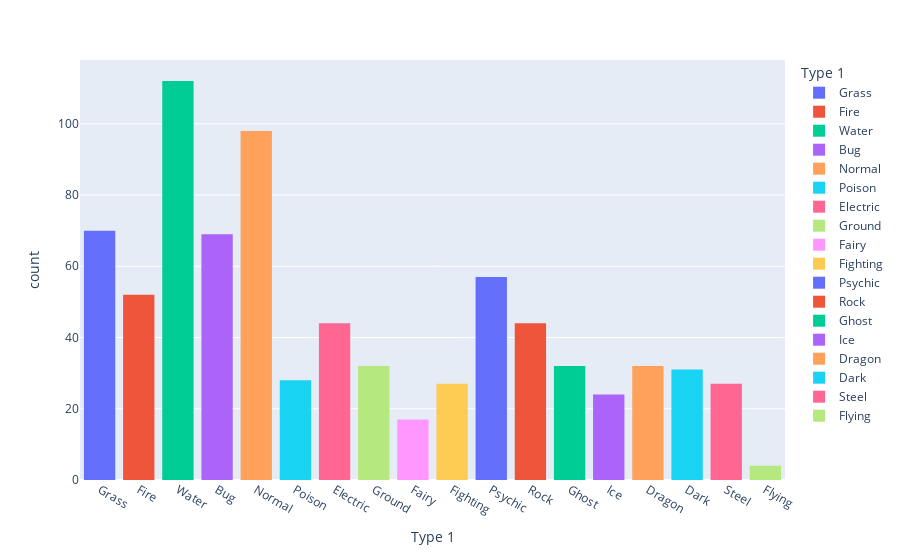

Source (notebook cell):
### Code cell
import plotly.express as px
fig = px.histogram(data, x="Type 1", color='Type 1', nbins=10)
fig.show()

### Figure 1 — Plotly figure (JSON) as saved in the notebook; plotly's stock layout.template omitted (floating-point values rounded to 4 significant figures)
{"data": [{"alignmentgroup": "True", "bingroup": "x", "hovertemplate": "Type 1=%{x}<br>count=%{y}<extra></extra>", "legendgroup": "Grass", "marker": {"color": "#636efa"}, "name": "Grass", "nbinsx": 10, "offsetgroup": "Grass", "orientation": "v", "showlegend": true, "type": "histogram", "x": ["Grass", "Grass", "Grass", "Grass", "Grass", "Grass", "Grass", "Grass", "Grass", "Grass", "Grass", "Grass", "Grass", "Grass", "Grass", "Grass", "Grass", "Grass", "Grass", "Grass", "Grass", "Grass", "Grass", "Grass", "Grass", "Grass", "Grass", "Grass", "Grass", "Grass", "Grass", "Grass", "Grass", "Grass", "Grass", "Grass", "Grass", "Grass", "Grass", "Grass", "Grass", "Grass", "Grass", "Grass", "Grass", "Grass", "Grass", "Grass", "Grass", "Grass", "Grass", "Grass", "Grass", "Grass", "Grass", "Grass", "Grass", "Grass", "Grass", "Grass", "Grass", "Grass", "Grass", "Grass", "Grass", "Grass", "Grass", "Grass", "Grass", "Grass"], "xaxis": "x", "yaxis": "y"}, {"alignmentgroup": "True", "bingroup": "x", "hovertemplate": "Type 1=%{x}<br>count=%{y}<extra></extra>", "legendgroup": "Fire", "marker": {"color": "#EF553B"}, "name": "Fire", "nbinsx": 10, "offsetgroup": "Fire", "orientation": "v", "showlegend": true, "type": "histogram", "x": ["Fire", "Fire", "Fire", "Fire", "Fire", "Fire", "Fire", "Fire", "Fire", "Fire", "Fire", "Fire", "Fire", "Fire", "Fire", "Fire", "Fire", "Fire", "Fire", "Fire", "Fire", "Fire", "Fire", "Fire", "Fire", "Fire", "Fire", "Fire", "Fire", "Fire", "Fire", "Fire", "Fire", "Fire", "Fire", "Fire", "Fire", "Fire", "Fire", "Fire", "Fire", "Fire", "Fire", "Fire", "Fire", "Fire", "Fire", "Fire", "Fire", "Fire", "Fire", "Fire"], "xaxis": "x", "yaxis": "y"}, {"alignmentgroup": "True", "bingroup": "x", "hovertemplate": "Type 1=%{x}<br>count=%{y}<extra></extra>", "legendgroup": "Water", "marker": {"color": "#00cc96"}, "name": "Water", "nbinsx": 10, "offsetgroup": "Water", "orientation": "v", "showlegend": true, "type": "histogram", "x": ["Water", "Water", "Water", "Water", "Water", "Water", "Water", "Water", "Water", "Water", "Water", "Water", "Water", "Water", "Water", "Water", "Water", "Water", "Water", "Water", "Water", "Water", "Water", "Water", "Water", "Water", "Water", "Water", "Water", "Water", "Water", "Water", "Water", "Water", "Water", "Water", "Water", "Water", "Water", "Water", "Water", "Water", "Water", "Water", "Water", "Water", "Water", "Water", "Water", "Water", "Water", "Water", "Water", "Water", "Water", "Water", "Water", "Water", "Water", "Water", "Water", "Water", "Water", "Water", "Water", "Water", "Water", "Water", "Water", "Water", "Water", "Water", "Water", "Water", "Water", "Water", "Water", "Water", "Water", "Water", "Water", "Water", "Water", "Water", "Water", "Water", "Water", "Water", "Water", "Water", "Water", "Water", "Water", "Water", "Water", "Water", "Water", "Water", "Water", "Water", "Water", "Water", "Water", "Water", "Water", "Water", "Water", "Water", "Water", "Water", "Water", "Water"], "xaxis": "x", "yaxis": "y"}, {"alignmentgroup": "True", "bingroup": "x", "hovertemplate": "Type 1=%{x}<br>count=%{y}<extra></extra>", "legendgroup": "Bug", "marker": {"color": "#ab63fa"}, "name": "Bug", "nbinsx": 10, "offsetgroup": "Bug", "orientation": "v", "showlegend": true, "type": "histogram", "x": ["Bug", "Bug", "Bug", "Bug", "Bug", "Bug", "Bug", "Bug", "Bug", "Bug", "Bug", "Bug", "Bug", "Bug", "Bug", "Bug", "Bug", "Bug", "Bug", "Bug", "Bug", "Bug", "Bug", "Bug", "Bug", "Bug", "Bug", "Bug", "Bug", "Bug", "Bug", "Bug", "Bug", "Bug", "Bug", "Bug", "Bug", "Bug", "Bug", "Bug", "Bug", "Bug", "Bug", "Bug", "Bug", "Bug", "Bug", "Bug", "Bug", "Bug", "Bug", "Bug", "Bug", "Bug", "Bug", "Bug", "Bug", "Bug", "Bug", "Bug", "Bug", "Bug", "Bug", "Bug", "Bug", "Bug", "Bug", "Bug", "Bug"], "xaxis": "x", "yaxis": "y"}, {"alignmentgroup": "True", "bingroup": "x", "hovertemplate": "Type 1=%{x}<br>count=%{y}<extra></extra>", "legendgroup": "Normal", "marker": {"color": "#FFA15A"}, "name": "Normal", "nbinsx": 10, "offsetgroup": "Normal", "orientation": "v", "showlegend": true, "type": "histogram", "x": ["Normal", "Normal", "Normal", "Normal", "Normal", "Normal", "Normal", "Normal", "Normal", "Normal", "Normal", "Normal", "Normal", "Normal", "Normal", "Normal", "Normal", "Normal", "Normal", "Normal", "Normal", "Normal", "Normal", "Normal", "Normal", "Normal", "Normal", "Normal", "Normal", "Normal", "Normal", "Normal", "Normal", "Normal", "Normal", "Normal", "Normal", "Normal", "Normal", "Normal", "Normal", "Normal", "Normal", "Normal", "Normal", "Normal", "Normal", "Normal", "Normal", "Normal", "Normal", "Normal", "Normal", "Normal", "Normal", "Normal", "Normal", "Normal", "Normal", "Normal", "Normal", "Normal", "Normal", "Normal", "Normal", "Normal", "Normal", "Normal", "Normal", "Normal", "Normal", "Normal", "Normal", "Normal", "Normal", "Normal", "Normal", "Normal", "Normal", "Normal", "Normal", "Normal", "Normal", "Normal", "Normal", "Normal", "Normal", "Normal", "Normal", "Normal", "Normal", "Normal", "Normal", "Normal", "Normal", "Normal", "Normal", "Normal"], "xaxis": "x", "yaxis": "y"}, {"alignmentgroup": "True", "bingroup": "x", "hovertemplate": "Type 1=%{x}<br>count=%{y}<extra></extra>", "legendgroup": "Poison", "marker": {"color": "#19d3f3"}, "name": "Poison", "nbinsx": 10, "offsetgroup": "Poison", "orientation": "v", "showlegend": true, "type": "histogram", "x": ["Poison", "Poison", "Poison", "Poison", "Poison", "Poison", "Poison", "Poison", "Poison", "Poison", "Poison", "Poison", "Poison", "Poison", "Poison", "Poison", "Poison", "Poison", "Poison", "Poison", "Poison", "Poison", "Poison", "Poison", "Poison", "Poison", "Poison", "Poison"], "xaxis": "x", "yaxis": "y"}, {"alignmentgroup": "True", "bingroup": "x", "hovertemplate": "Type 1=%{x}<br>count=%{y}<extra></extra>", "legendgroup": "Electric", "marker": {"color": "#FF6692"}, "name": "Electric", "nbinsx": 10, "offsetgroup": "Electric", "orientation": "v", "showlegend": true, "type": "histogram", "x": ["Electric", "Electric", "Electric", "Electric", "Electric", "Electric", "Electric", "Electric", "Electric", "Electric", "Electric", "Electric", "Electric", "Electric", "Electric", "Electric", "Electric", "Electric", "Electric", "Electric", "Electric", "Electric", "Electric", "Electric", "Electric", "Electric", "Electric", "Electric", "Electric", "Electric", "Electric", "Electric", "Electric", "Electric", "Electric", "Electric", "Electric", "Electric", "Electric", "Electric", "Electric", "Electric", "Electric", "Electric"], "xaxis": "x", "yaxis": "y"}, {"alignmentgroup": "True", "bingroup": "x", "hovertemplate": "Type 1=%{x}<br>count=%{y}<extra></extra>", "legendgroup": "Ground", "marker": {"color": "#B6E880"}, "name": "Ground", "nbinsx": 10, "offsetgroup": "Ground", "orientation": "v", "showlegend": true, "type": "histogram", "x": ["Ground", "Ground", "Ground", "Ground", "Ground", "Ground", "Ground", "Ground", "Ground", "Ground", "Ground", "Ground", "Ground", "Ground", "Ground", "Ground", "Ground", "Ground", "Ground", "Ground", "Ground", "Ground", "Ground", "Ground", "Ground", "Ground", "Ground", "Ground", "Ground", "Ground", "Ground", "Ground"], "xaxis": "x", "yaxis": "y"}, {"alignmentgroup": "True", "bingroup": "x", "hovertemplate": "Type 1=%{x}<br>count=%{y}<extra></extra>", "legendgroup": "Fairy", "marker": {"color": "#FF97FF"}, "name": "Fairy", "nbinsx": 10, "offsetgroup": "Fairy", "orientation": "v", "showlegend": true, "type": "histogram", "x": ["Fairy", "Fairy", "Fairy", "Fairy", "Fairy", "Fairy", "Fairy", "Fairy", "Fairy", "Fairy", "Fairy", "Fairy", "Fairy", "Fairy", "Fairy", "Fairy", "Fairy"], "xaxis": "x", "yaxis": "y"}, {"alignmentgroup": "True", "bingroup": "x", "hovertemplate": "Type 1=%{x}<br>count=%{y}<extra></extra>", "legendgroup": "Fighting", "marker": {"color": "#FECB52"}, "name": "Fighting", "nbinsx": 10, "offsetgroup": "Fighting", "orientation": "v", "showlegend": true, "type": "histogram", "x": ["Fighting", "Fighting", "Fighting", "Fighting", "Fighting", "Fighting", "Fighting", "Fighting", "Fighting", "Fighting", "Fighting", "Fighting", "Fighting", "Fighting", "Fighting", "Fighting", "Fighting", "Fighting", "Fighting", "Fighting", "Fighting", "Fighting", "Fighting", "Fighting", "Fighting", "Fighting", "Fighting"], "xaxis": "x", "yaxis": "y"}, {"alignmentgroup": "True", "bingroup": "x", "hovertemplate": "Type 1=%{x}<br>count=%{y}<extra></extra>", "legendgroup": "Psychic", "marker": {"color": "#636efa"}, "name": "Psychic", "nbinsx": 10, "offsetgroup": "Psychic", "orientation": "v", "showlegend": true, "type": "histogram", "x": ["Psychic", "Psychic", "Psychic", "Psychic", "Psychic", "Psychic", "Psychic", "Psychic", "Psychic", "Psychic", "Psychic", "Psychic", "Psychic", "Psychic", "Psychic", "Psychic", "Psychic", "Psychic", "Psychic", "Psychic", "Psychic", "Psychic", "Psychic", "Psychic", "Psychic", "Psychic", "Psychic", "Psychic", "Psychic", "Psychic", "Psychic", "Psychic", "Psychic", "Psychic", "Psychic", "Psychic", "Psychic", "Psychic", "Psychic", "Psychic", "Psychic", "Psychic", "Psychic", "Psychic", "Psychic", "Psychic", "Psychic", "Psychic", "Psychic", "Psychic", "Psychic", "Psychic", "Psychic", "Psychic", "Psychic", "Psychic", "Psychic"], "xaxis": "x", "yaxis": "y"}, {"alignmentgroup": "True", "bingroup": "x", "hovertemplate": "Type 1=%{x}<br>count=%{y}<extra></extra>", "legendgroup": "Rock", "marker": {"color": "#EF553B"}, "name": "Rock", "nbinsx": 10, "offsetgroup": "Rock", "orientation": "v", "showlegend": true, "type": "histogram", "x": ["Rock", "Rock", "Rock", "Rock", "Rock", "Rock", "Rock", "Rock", "Rock", "Rock", "Rock", "Rock", "Rock", "Rock", "Rock", "Rock", "Rock", "Rock", "Rock", "Rock", "Rock", "Rock", "Rock", "Rock", "Rock", "Rock", "Rock", "Rock", "Rock", "Rock", "Rock", "Rock", "Rock", "Rock", "Rock", "Rock", "Rock", "Rock", "Rock", "Rock", "Rock", "Rock", "Rock", "Rock"], "xaxis": "x", "yaxis": "y"}, {"alignmentgroup": "True", "bingroup": "x", "hovertemplate": "Type 1=%{x}<br>count=%{y}<extra></extra>", "legendgroup": "Ghost", "marker": {"color": "#00cc96"}, "name": "Ghost", "nbinsx": 10, "offsetgroup": "Ghost", "orientation": "v", "showlegend": true, "type": "histogram", "x": ["Ghost", "Ghost", "Ghost", "Ghost", "Ghost", "Ghost", "Ghost", "Ghost", "Ghost", "Ghost", "Ghost", "Ghost", "Ghost", "Ghost", "Ghost", "Ghost", "Ghost", "Ghost", "Ghost", "Ghost", "Ghost", "Ghost", "Ghost", "Ghost", "Ghost", "Ghost", "Ghost", "Ghost", "Ghost", "Ghost", "Ghost", "Ghost"], "xaxis": "x", "yaxis": "y"}, {"alignmentgroup": "True", "bingroup": "x", "hovertemplate": "Type 1=%{x}<br>count=%{y}<extra></extra>", "legendgroup": "Ice", "marker": {"color": "#ab63fa"}, "name": "Ice", "nbinsx": 10, "offsetgroup": "Ice", "orientation": "v", "showlegend": true, "type": "histogram", "x": ["Ice", "Ice", "Ice", "Ice", "Ice", "Ice", "Ice", "Ice", "Ice", "Ice", "Ice", "Ice", "Ice", "Ice", "Ice", "Ice", "Ice", "Ice", "Ice", "Ice", "Ice", "Ice", "Ice", "Ice"], "xaxis": "x", "yaxis": "y"}, {"alignmentgroup": "True", "bingroup": "x", "hovertemplate": "Type 1=%{x}<br>count=%{y}<extra></extra>", "legendgroup": "Dragon", "marker": {"color": "#FFA15A"}, "name": "Dragon", "nbinsx": 10, "offsetgroup": "Dragon", "orientation": "v", "showlegend": true, "type": "histogram", "x": ["Dragon", "Dragon", "Dragon", "Dragon", "Dragon", "Dragon", "Dragon", "Dragon", "Dragon", "Dragon", "Dragon", "Dragon", "Dragon", "Dragon", "Dragon", "Dragon", "Dragon", "Dragon", "Dragon", "Dragon", "Dragon", "Dragon", "Dragon", "Dragon", "Dragon", "Dragon", "Dragon", "Dragon", "Dragon", "Dragon", "Dragon", "Dragon"], "xaxis": "x", "yaxis": "y"}, {"alignmentgroup": "True", "bingroup": "x", "hovertemplate": "Type 1=%{x}<br>count=%{y}<extra></extra>", "legendgroup": "Dark", "marker": {"color": "#19d3f3"}, "name": "Dark", "nbinsx": 10, "offsetgroup": "Dark", "orientation": "v", "showlegend": true, "type": "histogram", "x": ["Dark", "Dark", "Dark", "Dark", "Dark", "Dark", "Dark", "Dark", "Dark", "Dark", "Dark", "Dark", "Dark", "Dark", "Dark", "Dark", "Dark", "Dark", "Dark", "Dark", "Dark", "Dark", "Dark", "Dark", "Dark", "Dark", "Dark", "Dark", "Dark", "Dark", "Dark"], "xaxis": "x", "yaxis": "y"}, {"alignmentgroup": "True", "bingroup": "x", "hovertemplate": "Type 1=%{x}<br>count=%{y}<extra></extra>", "legendgroup": "Steel", "marker": {"color": "#FF6692"}, "name": "Steel", "nbinsx": 10, "offsetgroup": "Steel", "orientation": "v", "showlegend": true, "type": "histogram", "x": ["Steel", "Steel", "Steel", "Steel", "Steel", "Steel", "Steel", "Steel", "Steel", "Steel", "Steel", "Steel", "Steel", "Steel", "Steel", "Steel", "Steel", "Steel", "Steel", "Steel", "Steel", "Steel", "Steel", "Steel", "Steel", "Steel", "Steel"], "xaxis": "x", "yaxis": "y"}, {"alignmentgroup": "True", "bingroup": "x", "hovertemplate": "Type 1=%{x}<br>count=%{y}<extra></extra>", "legendgroup": "Flying", "marker": {"color": "#B6E880"}, "name": "Flying", "nbinsx": 10, "offsetgroup": "Flying", "orientation": "v", "showlegend": true, "type": "histogram", "x": ["Flying", "Flying", "Flying", "Flying"], "xaxis": "x", "yaxis": "y"}], "layout": {"barmode": "relative", "legend": {"title": {"text": "Type 1"}, "tracegroupgap": 0}, "margin": {"t": 60}, "xaxis": {"anchor": "y", "categoryarray": ["Grass", "Fire", "Water", "Bug", "Normal", "Poison", "Electric", "Ground", "Fairy", "Fighting", "Psychic", "Rock", "Ghost", "Ice", "Dragon", "Dark", "Steel", "Flying"], "categoryorder": "array", "domain": [0, 1], "title": {"text": "Type 1"}}, "yaxis": {"anchor": "x", "domain": [0, 1], "title": {"text": "count"}}}}
